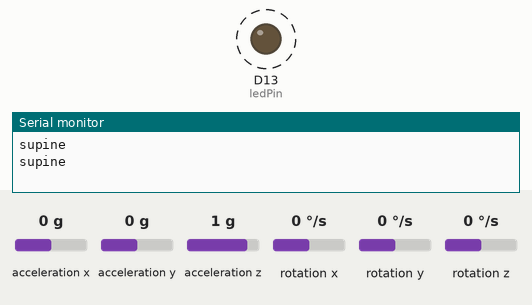
Bench run of a sketch on a simulated Arduino Nano 33 BLE. On the bench: output pins drawn as LEDs (lit = HIGH), the last lines printed to the serial monitor. Dashed ring = blinking. Inputs (shaded band) come from the test bench; at power-on: acceleration z 1 g, acceleration y 0 g, acceleration x 0 g, rotation x 0 °/s, rotation y 0 °/s, rotation z 0 °/s.

Above: at 1.8 s.
1.9 s: acceleration z set to 0.6 g
At 2.5 s:
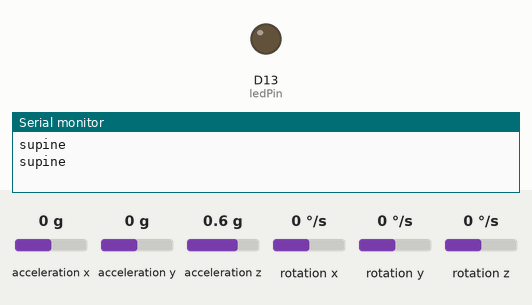
3.4 s: acceleration y set to -0.6 g
4.9 s: acceleration y set to -0.9 g
At 5.15 s:
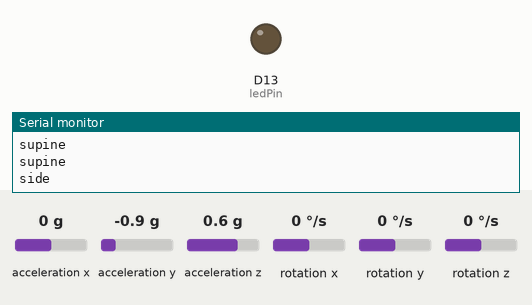
8.4 s: acceleration y set to 0 g
9.9 s: acceleration y set to -1.4 g
At 10.15 s:
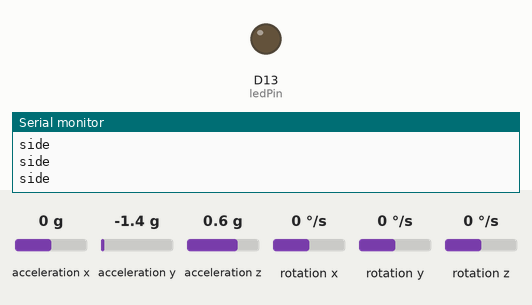
Timing chart, 0 to 15.0 s (numbered marks = the images above; inputs shaded):
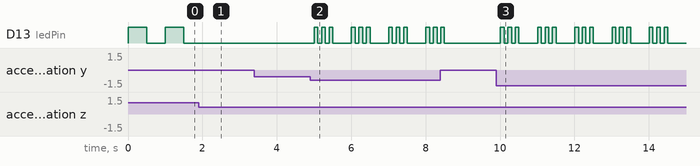

The sketch:

Embedded_P2_1.ino.ino
```cpp
#include <Arduino_LSM9DS1.h>
const int ledPin = 13;

void setup() {
  // Initialize Serial communication
  Serial.begin(115200);


  // Initialize the IMU sensor
  if (!IMU.begin()) {
    Serial.println("Failed to initialize IMU!");
    while (1);
  }
  pinMode(ledPin, OUTPUT);
}

void loop() {
  // Read accelerometer data
  float ax, ay, az;
  IMU.readAcceleration(ax, ay, az);

  // Read gyroscope data
  float gx, gy, gz;
  IMU.readGyroscope(gx, gy, gz);

  if (az>=0.8 && az <=1.2)
      {
          Serial.println("supine") ;
          digitalWrite(ledPin, HIGH);
          delay(500);
          digitalWrite(ledPin, LOW);
      }
  else if ((ay>=0.8 && az <=1.2) || (ay<= -0.8 && az >= -1.2))
      {
          Serial.println("side") ;
          digitalWrite(ledPin, HIGH);
          delay(100);
          digitalWrite(ledPin, LOW);
          delay(100);
          digitalWrite(ledPin, HIGH);
          delay(100);
          digitalWrite(ledPin, LOW);
          delay(100);
          digitalWrite(ledPin, HIGH);
          delay(100);
          digitalWrite(ledPin, LOW);

      }
  else if (az<= -0.8 && az >= -1.2)
      {
          Serial.println("prone") ;
          digitalWrite(ledPin, HIGH);
          delay(500);
          digitalWrite(ledPin, LOW);
          delay(100);
          digitalWrite(ledPin, HIGH);
          delay(100);
          digitalWrite(ledPin, LOW);
      }
  delay(500); // 500 ms delay for a 2Hz sampling rate, adjust as needed
}
```

Measured:
- the behaviour switches between 0.8 and 0.7 g on acceleration z (found by bisection; images 0 and 1)
- after the input at 1.9 s, D13 (ledPin): stays LOW (without the input it goes to HIGH after 0.10 s)
- after the input at 3.4 s, every drawn part: stays the same
- after the input at 4.9 s, D13 (ledPin): LOW → HIGH after 0.11 s, then repeats every 1.0 s: 2 × (LOW 0.10 s, HIGH 0.10 s), LOW 0.50 s, HIGH 0.10 s
- after the input at 8.4 s, D13 (ledPin): goes on until 8.5 s, then stays LOW
- after the input at 9.9 s, D13 (ledPin): LOW → HIGH after 0.11 s, then repeats every 1.0 s: 2 × (LOW 0.10 s, HIGH 0.10 s), LOW 0.50 s, HIGH 0.10 s
- by itself, D13 (ledPin): alternates HIGH for 0.50 s and LOW for 0.50 s
